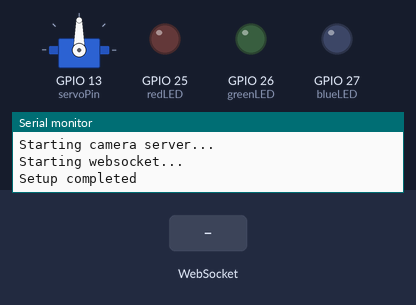
A program run on a simulated ESP32. Shown: servo, output pins drawn as LEDs (lit = HIGH), the last lines printed to the serial monitor. Inputs (shaded band) come from the test bench. WiFi joins after 1.5 s; servers stay silent unless stated; the camera gives no picture.

Above: at 3.5 s.
3.6 s: WebSocket text "5" received
At 4.8 s:
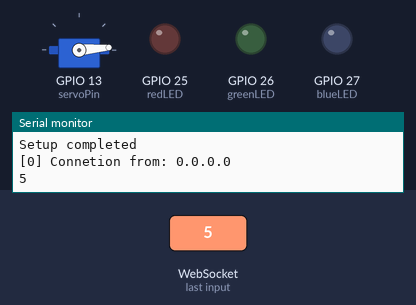
5.1 s: WebSocket text "90" received
At 6.0 s:
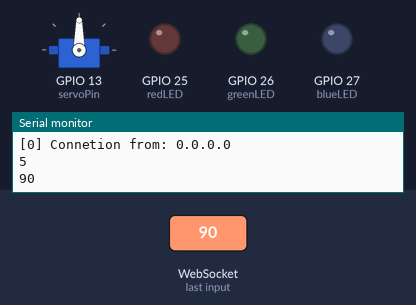
Timing chart, 0 to 8.1 s (numbered marks = the images above; inputs shaded):
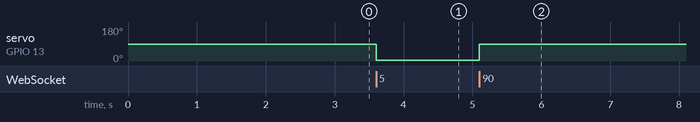

Measured:
- after the input at 3.6 s, servo on GPIO 13 (servoPin): 90° → 5° at once
- after the input at 5.1 s, servo on GPIO 13 (servoPin): 5° → 90° at once

The program:

main.cpp
```cpp
#include <./headers/arduino_config.h>
#include <./headers/wifi_config.h>
#include <./headers/websocket_config.h>
#include <./headers/servo_config.h>
#include <./headers/camera_config.h>
#include <./headers/cam_server_config.h>
#include <esp_task_wdt.h>
#define CAMERA_MODEL_AI_THINKER

const int servoPin = 13;
const int redLED = 25;
const int greenLED = 26;
const int blueLED = 27;

void setup() {
  esp_log_level_set("*", ESP_LOG_VERBOSE);
  Serial.begin(115200);
  Serial.println("Setup started");

  servo.attach(servoPin);
  pinMode(redLED, OUTPUT);
  pinMode(blueLED, OUTPUT);
  pinMode(greenLED, OUTPUT);

  WiFi.begin(ssid, password);

  while(WiFi.status() != WL_CONNECTED) {
    delay(1000);
    Serial.println("Connecting to WiFi..");
  }

  Serial.println("WiFi IPAddress: ");
  Serial.println(WiFi.localIP());

  // Increase the task watchdog timeout
  //esp_task_wdt_init(120, false); // 120 seconds timeout, disable panic

  Serial.println("Initializing camera...");
  initCamera();

  Serial.println("Starting camera server...");
  startCameraServer();

  Serial.println("Starting websocket...");
  websocket.begin();
  websocket.onEvent(onWebSocketEvent);

  Serial.println("Setup completed");
}

void loop() {
  websocket.loop();
  //esp_task_wdt_reset(); // Reset the watchdog timer
}
```

cam_object.h
```cpp
#if !defined(CAM_OBJECT)
#define CAM_OBJECT

#include <esp_camera.h>

#endif // CAM_OBJECT
```

camera_config.cpp
```cpp
#include <./headers/camera_config.h>
#define CAMERA_MODEL_AI_THINKER

void initCamera() {
    Serial.println("Configuring camera...");
    camera_config_t config;
    config.ledc_channel = LEDC_CHANNEL_0;
    config.ledc_timer = LEDC_TIMER_0;
    config.pin_d0 = Y2_GPIO_NUM;
    config.pin_d1 = Y3_GPIO_NUM;
    config.pin_d2 = Y4_GPIO_NUM;
    config.pin_d3 = Y5_GPIO_NUM;
    config.pin_d4 = Y6_GPIO_NUM;
    config.pin_d5 = Y7_GPIO_NUM;
    config.pin_d6 = Y8_GPIO_NUM;
    config.pin_d7 = Y9_GPIO_NUM;
    config.pin_xclk = XCLK_GPIO_NUM;
    config.pin_pclk = PCLK_GPIO_NUM;
    config.pin_vsync = VSYNC_GPIO_NUM;
    config.pin_href = HREF_GPIO_NUM;
    config.pin_sccb_sda = SIOD_GPIO_NUM;
    config.pin_sccb_scl = SIOC_GPIO_NUM;
    config.pin_pwdn = PWDN_GPIO_NUM;
    config.pin_reset = RESET_GPIO_NUM;
    config.xclk_freq_hz = 20000000;
    config.pixel_format = PIXFORMAT_JPEG;

    // Check if PSRAM is available and configure the frame buffer location accordingly
    if (psramFound()) {
        config.fb_location = CAMERA_FB_IN_PSRAM;
        config.frame_size = FRAMESIZE_QVGA; // Increase frame size to 320x240
        config.jpeg_quality = 10; // Increase quality to reduce compression artifacts
        config.fb_count = 2; // Set to 2 to allocate two frame buffers
        Serial.println("PSRAM found. Frame buffers will be allocated in PSRAM.");
    } else {
        config.fb_location = CAMERA_FB_IN_DRAM;
        config.frame_size = FRAMESIZE_QVGA; // Increase frame size to 320x240
        config.jpeg_quality = 10; // Increase quality to reduce compression artifacts
        config.fb_count = 1; // Set to 1 to allocate one frame buffer
        Serial.println("PSRAM not found. Frame buffers will be allocated in DRAM.");
    }

    Serial.println("Initializing camera with config...");
    if (esp_camera_init(&config) != ESP_OK) {
        Serial.println("Camera init failed!");
        return;
    } else {
        Serial.println("Camera initialized successfully.");
    }
}
```

arduino_config.h
```cpp
#if !defined(ARDUINO_CONFIG_H)
#define ARDUINO_CONFIG_H

#include <Arduino.h>

#endif
```

cam_server_config.h
```cpp
#if !defined(CAM_SERVER_CONFIG_H)
#define CAM_SERVER_CONFIG_H

#include <ESPAsyncWebServer.h>
#include <./headers/cam_object.h>
#include <WiFi.h>

extern AsyncWebServer server;

void startCameraServer();


#endif
```

camera_config.h
```cpp
#if !defined(CAMERA_CONFIG_H)
#define CAMERA_CONFIG_H
#define CAMERA_MODEL_AI_THINKER

#include<./headers/cam_object.h>
#include<./headers/arduino_config.h>


#define PWDN_GPIO_NUM  32
#define RESET_GPIO_NUM -1
#define XCLK_GPIO_NUM  0
#define SIOD_GPIO_NUM  26
#define SIOC_GPIO_NUM  27

#define Y9_GPIO_NUM    35
#define Y8_GPIO_NUM    34
#define Y7_GPIO_NUM    39
#define Y6_GPIO_NUM    36
#define Y5_GPIO_NUM    21
#define Y4_GPIO_NUM    19
#define Y3_GPIO_NUM    18
#define Y2_GPIO_NUM    5
#define VSYNC_GPIO_NUM 25
#define HREF_GPIO_NUM  23
#define PCLK_GPIO_NUM  22


extern camera_config_t config;

void initCamera();

#endif
```

servo_config.h
```cpp
#if !defined(SERVO_CONTROL_H)
#define SERVO_CONTROL_H

#include <ESP32Servo.h>

extern Servo servo;

#endif 
```

websocket_config.h
```cpp
#if !defined(WEBSOCKET_CONFIG_H)
#define WEBSOCKET_CONFIG_H

#include <WebSocketsServer.h>
#include <./headers/cam_object.h>
#include <./headers/camera_config.h>

extern WebSocketsServer websocket;

void onWebSocketEvent(uint8_t num, WStype_t type, uint8_t * payload, size_t length);


#endif
```

wifi_config.h
```cpp
#if !defined(WIFI_CONFIG_H)
#define WIFI_CONFIG_H

#include <WiFi.h>

const char* ssid = "Gigi";
const char* password = "Amber4545@";


#endif
```

websocket_config.cpp
```cpp
#include <./headers/websocket_config.h>
#include <./headers/servo_config.h>

WebSocketsServer websocket = WebSocketsServer(81);
Servo servo;

void onWebSocketEvent(uint8_t num, WStype_t type, uint8_t *payload, size_t length) {

  switch (type) {
    case WStype_DISCONNECTED:
    Serial.printf("[%u] Disconnected!\n", num);
    break;

    case WStype_CONNECTED: {
      IPAddress ip = websocket.remoteIP(num);
      Serial.printf("[%u] Connetion from: ", num);
      Serial.println(ip.toString());
      websocket.sendTXT(num, "Connected!");
    }
    break;

    case WStype_TEXT: {
      String message = String((char*) payload);
      Serial.println(message);
      int angle = message.toInt();
      if(angle >= 0 && angle <= 180) {
        servo.write(angle);
      }
    }
    break;

    case WStype_BIN: {
      Serial.printf("Data received: \n", num, length);
    }
    break;

    case WStype_ERROR: {
      websocket.sendTXT(num, "Error Has Occured");
    }
    break;


  }
}

void sendFrame(uint8_t num) {
  camera_fb_t *fb = esp_camera_fb_get();
  if (!fb) {
    Serial.println("Camera capture failed");
    return;
  }

  websocket.sendBIN(num, fb->buf, fb->len);
  esp_camera_fb_return(fb);
}

void handleVideoStream() {
  for (int i = 0; i < websocket.connectedClients(); i++) {
    sendFrame(i);
  }
}
```
